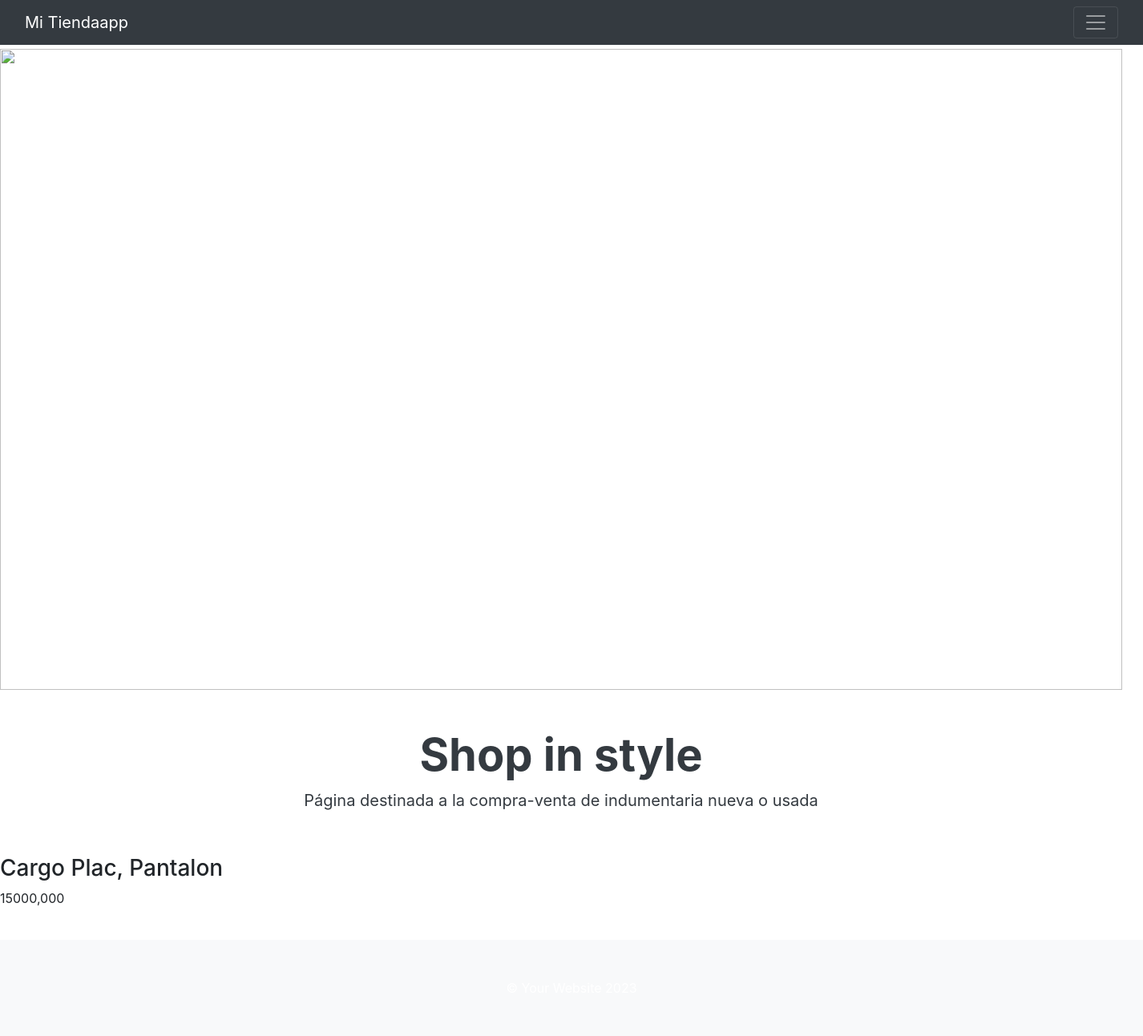
The page /detail_producto/20/ (signed in) on the database as committed earlier.
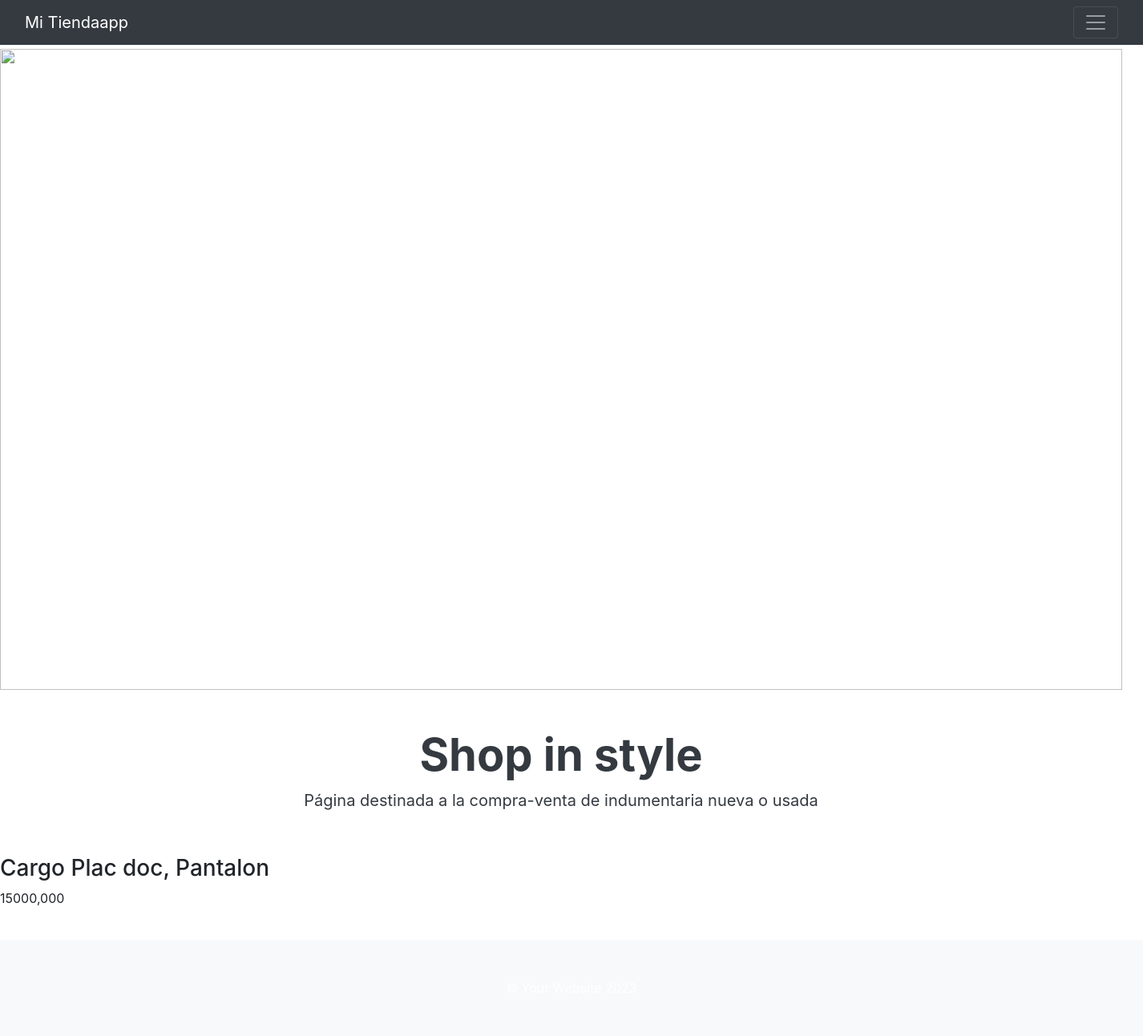
The same page on the database as committed later.
### tiendaapp/models.py (models this page shows, shortened)
class Productos(models.Model):
    nombre = models.CharField(max_length=100)
    categoria = models.CharField(max_length=100)
    precio = models.DecimalField(max_digits=10,decimal_places=3)
    class Meta:
        verbose_name = "Producto"
        verbose_name_plural = "Productos"
        ordering = ['nombre']

### tiendaapp/views.py (the view)
# urls.py: path('detail_producto/<int:pk>/',ProductoDetail.as_view(), name='detail_producto'),
class ProductoDetail(LoginRequiredMixin, DetailView):
    model = Productos
    template_name = 'tiendaapp/productoDetail.html'

### tiendaapp/templates/tiendaapp/productoDetail.html (shortened to what this page needs)
{% extends 'tiendaapp/base.html' %}
{% load static %}
{% block contenido %}
<form action="" method="POST">
    <h3>{{ object.nombre }}, {{ object.categoria }}</h3>
    <p>{{ object.precio }}</p>
</form>
{% endblock contenido %}

Rows that differ between the two databases and show on the page:
changed Productos "Pantalon": nombre "Cargo Plac" → "Cargo Plac doc"
